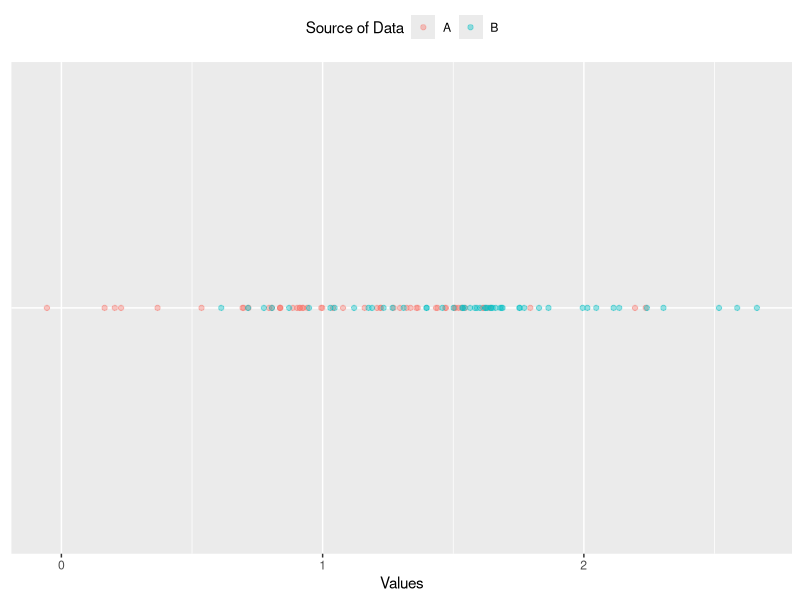
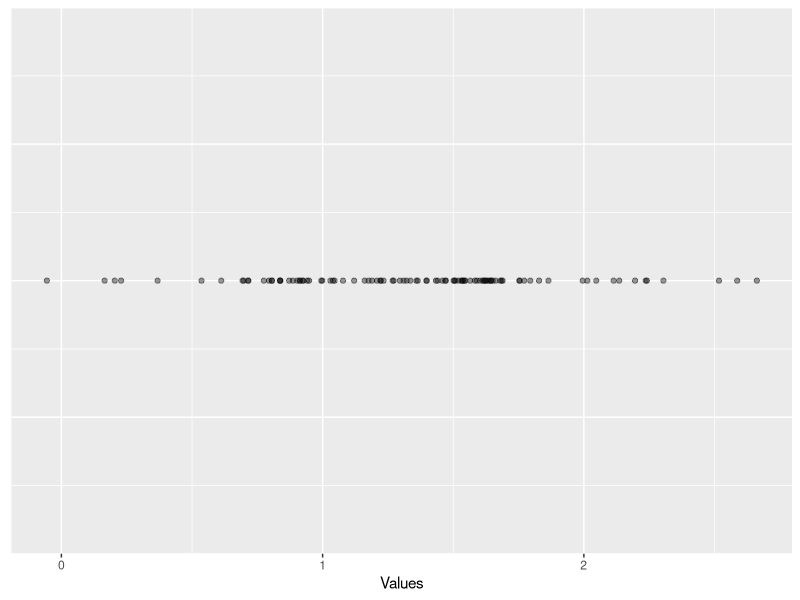
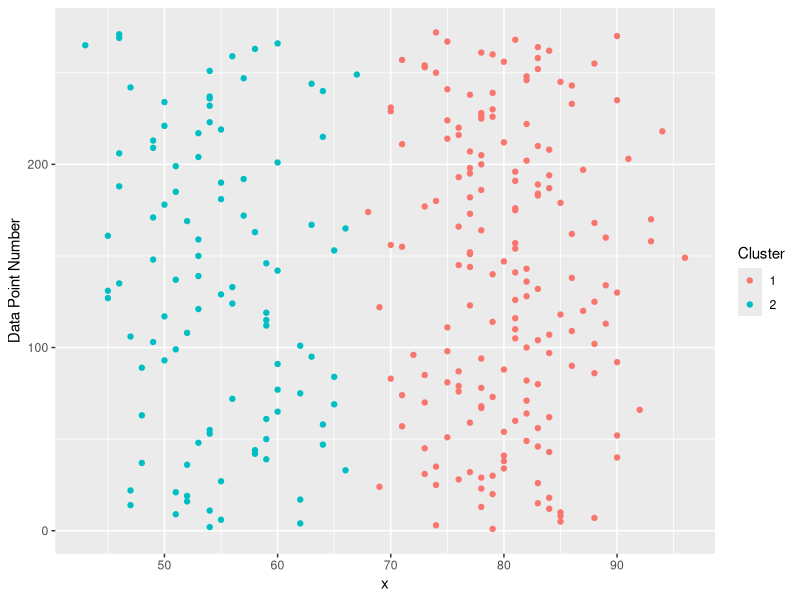
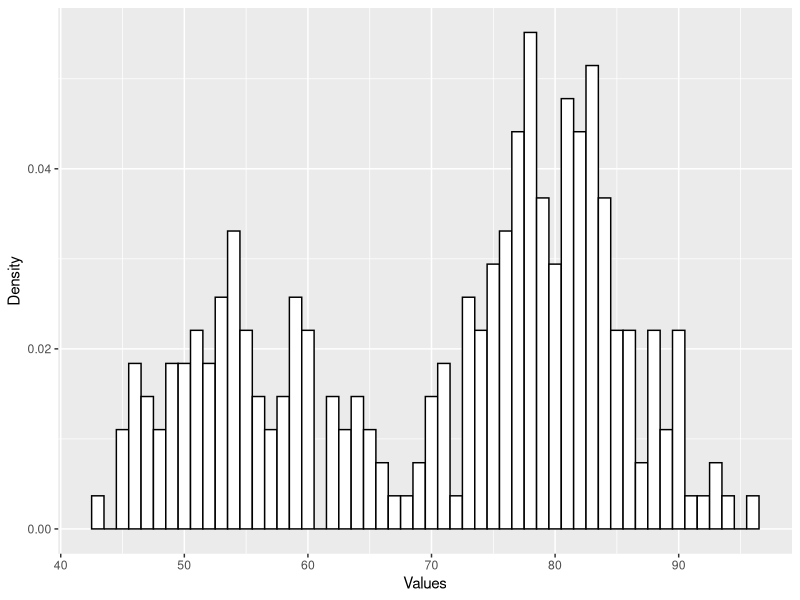

The R script that drew these images, in order:
## ---- chunk 1
library("knitr")
knitr::opts_chunk$set(fig.path="{{ site.url }}/assets/gmm-em/")
## ---- chunk 2
library("ggplot2")
library("dplyr")
library("reshape2")

options(scipen = 999)

comp1.vals <- data_frame(comp = "A", 
                         vals = rnorm(50, mean = 1, sd = 0.5))
comp2.vals <- data_frame(comp = "B", 
                         vals = rnorm(50, mean = 1.5, sd = 0.5))

vals.df <- bind_rows(comp1.vals, comp2.vals)

vals.df %>%
  ggplot(aes(x = vals, y = "A", color = factor(comp))) +
  geom_point(alpha = 0.4) +
  scale_color_discrete(name = "Source of Data") +
  xlab("Values") +
  theme(axis.ticks.y = element_blank(),
				axis.text.y = element_blank(),
				axis.title.y = element_blank(),
				legend.position = "top")
## ---- chunk 3
vals.df %>%
  group_by(comp) %>%
  summarize(mean_vals = mean(vals),
            sd_vals = sd(vals))
## ---- chunk 4
vals.df %>%
  ggplot(aes(x = vals, y = 0)) +
  geom_point(alpha = 0.4) +
	xlab("Values") +
  theme(axis.ticks.y = element_blank(),
				axis.text.y = element_blank(),
				axis.title.y = element_blank())
## ---- chunk 5
wait <- faithful$waiting

wait.kmeans <- kmeans(wait, 2)
wait.kmeans.cluster <- wait.kmeans$cluster

wait.df <- data_frame(x = wait, cluster = wait.kmeans.cluster)

wait.df %>%
  mutate(num = row_number()) %>%
  ggplot(aes(y = num, x = x, color = factor(cluster))) +
  geom_point() +
  ylab("Values") +
  ylab("Data Point Number") +
  scale_color_discrete(name = "Cluster")
## ---- chunk 6
wait.summary.df <- wait.df %>%
	group_by(cluster) %>%
	summarize(mu = mean(x), std = sd(x), size = n())

wait.summary.df %>%
	select(cluster, mu, std)
## ---- chunk 7
wait.summary.df <- wait.summary.df %>%
	mutate(alpha = size / sum(size))

wait.summary.df %>%
	select(cluster, size, alpha)
## ---- chunk 8
comp1.prod <- 
  dnorm(66, wait.summary.df$mu[1], wait.summary.df$std[1]) *
  wait.summary.df$alpha[1]
## ---- chunk 9
comp2.prod <- 
  dnorm(66, wait.summary.df$mu[2], wait.summary.df$std[2]) *
  wait.summary.df$alpha[2]

normalizer <- comp1.prod + comp2.prod
## ---- chunk 10
comp1.prod / normalizer
## ---- chunk 11
comp1.prod <- dnorm(x = wait, mean = wait.summary.df$mu[1], 
                    sd = wait.summary.df$std[1]) * wait.summary.df$alpha[1]

comp2.prod <- dnorm(x = wait, mean = wait.summary.df$mu[2], 
                    sd = wait.summary.df$std[2]) * wait.summary.df$alpha[2]

normalizer <- comp1.prod + comp2.prod

comp1.post <- comp1.prod / normalizer
comp2.post <- comp2.prod / normalizer
## ---- chunk 12
comp1.n <- sum(comp1.prod)
comp2.n <- sum(comp2.prod)

comp1.mu <- 1/comp1.n * sum(comp1.post * wait)
comp2.mu <- 1/comp2.n * sum(comp2.post * wait)

comp1.var <- sum(comp1.post * (wait - comp1.mu)^2) * 1/comp1.n
comp2.var <- sum(comp2.post * (wait - comp2.mu)^2) * 1/comp2.n

comp1.alpha <- comp1.n / length(wait)
comp2.alpha <- comp2.n / length(wait)

comp.params.df <- data.frame(comp = c("comp1", "comp2"),
                             comp.mu = c(comp1.mu, comp2.mu),
                             comp.var = c(comp1.var, comp2.var),
                             comp.alpha = c(comp1.alpha, comp2.alpha),
                             comp.cal = c("self", "self"))
## ---- chunk 13
# Already calculate component responsibilities for each data point from above
sum.of.comps <- comp1.prod + comp2.prod
sum.of.comps.ln <- log(sum.of.comps, base = exp(1))
sum(sum.of.comps.ln)
## ---- chunk 14
#' Expectation Step of the EM Algorithm
#'
#' Calculate the posterior probabilities (soft labels) that each component
#' has to each data point.
#'
#' @param sd.vector Vector containing the standard deviations of each component
#' @param sd.vector Vector containing the mean of each component
#' @param alpha.vector Vector containing the mixing weights  of each component
#' @return Named list containing the loglik and posterior.df
e_step <- function(x, mu.vector, sd.vector, alpha.vector) {
  comp1.prod <- dnorm(x, mu.vector[1], sd.vector[1]) * alpha.vector[1]
  comp2.prod <- dnorm(x, mu.vector[2], sd.vector[2]) * alpha.vector[2]
  sum.of.comps <- comp1.prod + comp2.prod
  comp1.post <- comp1.prod / sum.of.comps
  comp2.post <- comp2.prod / sum.of.comps

  sum.of.comps.ln <- log(sum.of.comps, base = exp(1))
  sum.of.comps.ln.sum <- sum(sum.of.comps.ln)

  list("loglik" = sum.of.comps.ln.sum,
       "posterior.df" = cbind(comp1.post, comp2.post))
}

#' Maximization Step of the EM Algorithm
#'
#' Update the Component Parameters
#'
#' @param x Input data.
#' @param posterior.df Posterior probability data.frame.
#' @return Named list containing the mean (mu), variance (var), and mixing
#'   weights (alpha) for each component.
m_step <- function(x, posterior.df) {
  comp1.n <- sum(posterior.df[, 1])
  comp2.n <- sum(posterior.df[, 2])

  comp1.mu <- 1/comp1.n * sum(posterior.df[, 1] * x)
  comp2.mu <- 1/comp2.n * sum(posterior.df[, 2] * x)

  comp1.var <- sum(posterior.df[, 1] * (x - comp1.mu)^2) * 1/comp1.n
  comp2.var <- sum(posterior.df[, 2] * (x - comp2.mu)^2) * 1/comp2.n

  comp1.alpha <- comp1.n / length(x)
  comp2.alpha <- comp2.n / length(x)

  list("mu" = c(comp1.mu, comp2.mu),
       "var" = c(comp1.var, comp2.var),
       "alpha" = c(comp1.alpha, comp2.alpha))
}
## ---- chunk 15
for (i in 1:50) {
  if (i == 1) {
    # Initialization
    e.step <- e_step(wait, wait.summary.df[["mu"]], wait.summary.df[["std"]],
                     wait.summary.df[["alpha"]])
    m.step <- m_step(wait, e.step[["posterior.df"]])
    cur.loglik <- e.step[["loglik"]]
    loglik.vector <- e.step[["loglik"]]
  } else {
    # Repeat E and M steps till convergence
    e.step <- e_step(wait, m.step[["mu"]], sqrt(m.step[["var"]]), 
                     m.step[["alpha"]])
    m.step <- m_step(wait, e.step[["posterior.df"]])
    loglik.vector <- c(loglik.vector, e.step[["loglik"]])

    loglik.diff <- abs((cur.loglik - e.step[["loglik"]]))
    if(loglik.diff < 1e-6) {
      break
    } else {
      cur.loglik <- e.step[["loglik"]]
    }
  }
}
loglik.vector
## ---- chunk 16
m.step
## ---- chunk 17
#' Plot a Mixture Component
#' 
#' @param x Input Data
#' @param mu Mean of Component
#' @param sigma Standard of Component
#' @param lam Mixture Weight of Component
plot_mix_comps <- function(x, mu, sigma, lam) {
  lam * dnorm(x, mu, sigma)
}

data.frame(x = wait) %>%
  ggplot() +
  geom_histogram(aes(x, ..density..), binwidth = 1, colour = "black", 
                 fill = "white") +
  stat_function(geom = "line", fun = plot_mix_comps,
                arg = list(m.step$mu[1], sqrt(m.step$var[1]), 
                           lam = m.step$alpha[1]),
                colour = "red", lwd = 1.5) +
  stat_function(geom = "line", fun = plot_mix_comps,
                arg = list(m.step$mu[2], sqrt(m.step$var[2]), 
                           lam = m.step$alpha[2]),
                colour = "blue", lwd = 1.5) +
  ylab("Density") +
  xlab("Values")
